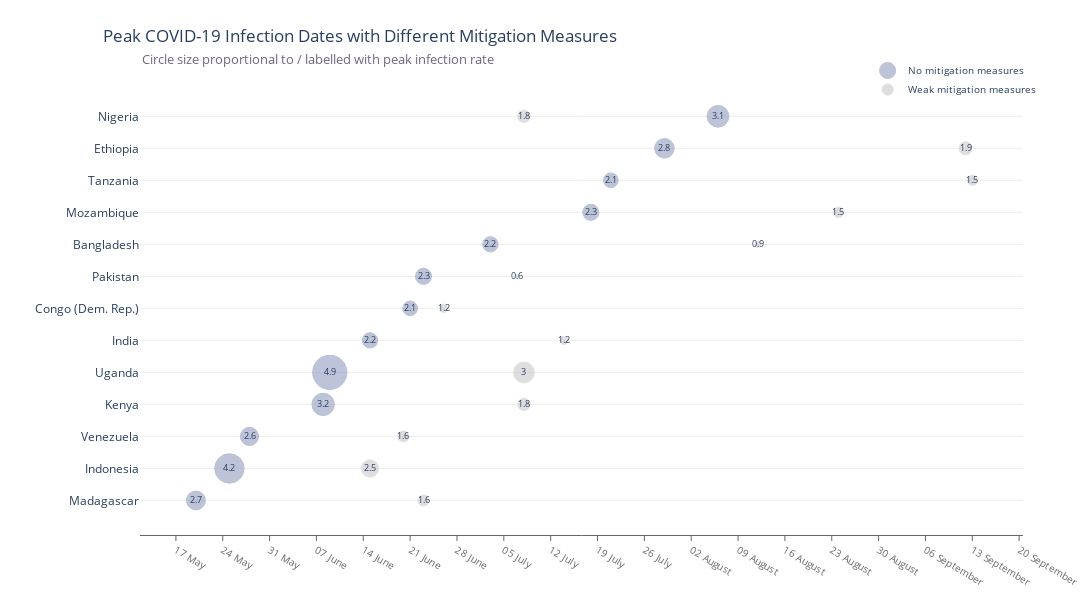

The notebook cell this image was saved under:
### Code cell
import plotly.graph_objects as go
from dateutil.parser import parse

x_no = covid_data.peak_infection_date_no_mitigation
x_weak = covid_data.peak_infection_date_weak_mitigation

y_no = covid_data.peak_infection_rate_no_mitigation
y_weak = covid_data.peak_infection_rate_weak_mitigation

fig = go.Figure(
    data=[
        go.Scatter(
            x=x_no,
            y=covid_data.Country,
            mode='markers+text',
            text=covid_data.peak_infection_rate_no_mitigation,
            textfont_size=9,
            name='No mitigation measures',
            marker=dict(
                color='rgba(156, 165, 196, 0.95)',
                line_color='rgba(156, 165, 196, 1.0)',
                size=covid_data.peak_infection_rate_no_mitigation.apply(lambda c: c*7)
            )
        ),
        go.Scatter(
            x=x_weak,
            y=covid_data.Country,
            mode='markers+text',
            text=covid_data.peak_infection_rate_weak_mitigation,
            textfont_size=9,
            name='Weak mitigation measures',
            marker=dict(
                color='rgba(204, 204, 204, 0.95)',
                line_color='rgba(217, 217, 217, 1.0)',
                size=covid_data.peak_infection_rate_weak_mitigation.apply(lambda c: c*7)
            )
        )
    ]
)

fig.update_traces(marker=dict(line_width=1, symbol='circle'))

fig.update_layout(
    title={
        'text': "Peak COVID-19 Infection Dates with Different Mitigation Measures",
        'y':0.95,
        'x':0.094,
        'xanchor': 'left',
        'yanchor': 'top'
    },
    yaxis=dict(
        showgrid=True,
        gridcolor='#ededed'
    ),
    xaxis=dict(
        showline=True,
        linecolor='rgb(102, 102, 102)',
        tickfont_color='rgb(102, 102, 102)',
        tickfont_size=10,
        showticklabels=True,
        tickformat = '%d %B',
        ticks='outside',
        dtick=604800000.0,
        tickcolor='rgb(102, 102, 102)',
    ),
    margin=dict(l=140, r=40, b=50, t=80),
    legend=dict(
        font_size=10,
        yanchor='middle',
        xanchor='right',
    ),
    width=1500,
    height=600,
    paper_bgcolor='white',
    plot_bgcolor='white',
    hovermode='closest',
    annotations=[
        dict(
            x=0,
            y=1.07,
            xref="paper",
            yref="paper",
            text="Circle size proportional to / labelled with peak infection rate",
            font={
                "size": 13,
                "color": 'rgb(116, 101, 130)',
            },
            showarrow=False,
            align='left'
        )
    ]
)

fig.show()

### Figure 1 — Plotly figure (JSON) as saved in the notebook; plotly's stock layout.template omitted (floating-point values rounded to 4 significant figures)
{"data": [{"marker": {"color": "rgba(156, 165, 196, 0.95)", "line": {"color": "rgba(156, 165, 196, 1.0)", "width": 1}, "size": [18.9, 29.4, 18.2, 22.4, 34.3, 15.4, 14.7, 16.1, 15.4, 16.1, 14.7, 19.6, 21.7], "symbol": "circle"}, "mode": "markers+text", "name": "No mitigation measures", "text": [2.7, 4.2, 2.6, 3.2, 4.9, 2.2, 2.1, 2.3, 2.2, 2.3, 2.1, 2.8, 3.1], "textfont": {"size": 9}, "type": "scatter", "x": ["2020-05-20T00:00:00", "2020-05-25T00:00:00", "2020-05-28T00:00:00", "2020-06-08T00:00:00", "2020-06-09T00:00:00", "2020-06-15T00:00:00", "2020-06-21T00:00:00", "2020-06-23T00:00:00", "2020-07-03T00:00:00", "2020-07-18T00:00:00", "2020-07-21T00:00:00", "2020-07-29T00:00:00", "2020-08-06T00:00:00"], "y": ["Madagascar", "Indonesia", "Venezuela", "Kenya", "Uganda", "India", "Congo (Dem. Rep.)", "Pakistan", "Bangladesh", "Mozambique", "Tanzania", "Ethiopia", "Nigeria"]}, {"marker": {"color": "rgba(204, 204, 204, 0.95)", "line": {"color": "rgba(217, 217, 217, 1.0)", "width": 1}, "size": [11.2, 17.5, 11.2, 12.6, 21, 8.4, 8.4, 4.2, 6.3, 10.5, 10.5, 13.3, 12.6], "symbol": "circle"}, "mode": "markers+text", "name": "Weak mitigation measures", "text": [1.6, 2.5, 1.6, 1.8, 3, 1.2, 1.2, 0.6, 0.9, 1.5, 1.5, 1.9, 1.8], "textfont": {"size": 9}, "type": "scatter", "x": ["2020-06-23T00:00:00", "2020-06-15T00:00:00", "2020-06-20T00:00:00", "2020-07-08T00:00:00", "2020-07-08T00:00:00", "2020-07-14T00:00:00", "2020-06-26T00:00:00", "2020-07-07T00:00:00", "2020-08-12T00:00:00", "2020-08-24T00:00:00", "2020-09-13T00:00:00", "2020-09-12T00:00:00", "2020-07-08T00:00:00"], "y": ["Madagascar", "Indonesia", "Venezuela", "Kenya", "Uganda", "India", "Congo (Dem. Rep.)", "Pakistan", "Bangladesh", "Mozambique", "Tanzania", "Ethiopia", "Nigeria"]}], "layout": {"annotations": [{"align": "left", "font": {"color": "rgb(116, 101, 130)", "size": 13}, "showarrow": false, "text": "Circle size proportional to / labelled with peak infection rate", "x": 0, "xref": "paper", "y": 1.07, "yref": "paper"}], "height": 600, "hovermode": "closest", "legend": {"font": {"size": 10}, "xanchor": "right", "yanchor": "middle"}, "margin": {"b": 50, "l": 140, "r": 40, "t": 80}, "paper_bgcolor": "white", "plot_bgcolor": "white", "title": {"text": "Peak COVID-19 Infection Dates with Different Mitigation Measures", "x": 0.094, "xanchor": "left", "y": 0.95, "yanchor": "top"}, "width": 1500, "xaxis": {"autorange": true, "dtick": 604800000, "linecolor": "rgb(102, 102, 102)", "range": ["2020-05-12 06:12:43.4154", "2020-09-20 05:03:23.4363"], "showline": true, "showticklabels": true, "tickcolor": "rgb(102, 102, 102)", "tickfont": {"color": "rgb(102, 102, 102)", "size": 10}, "tickformat": "%d %B", "ticks": "outside", "type": "date"}, "yaxis": {"autorange": true, "gridcolor": "#ededed", "range": [-1.082, 13.14], "showgrid": true, "type": "category"}}}
